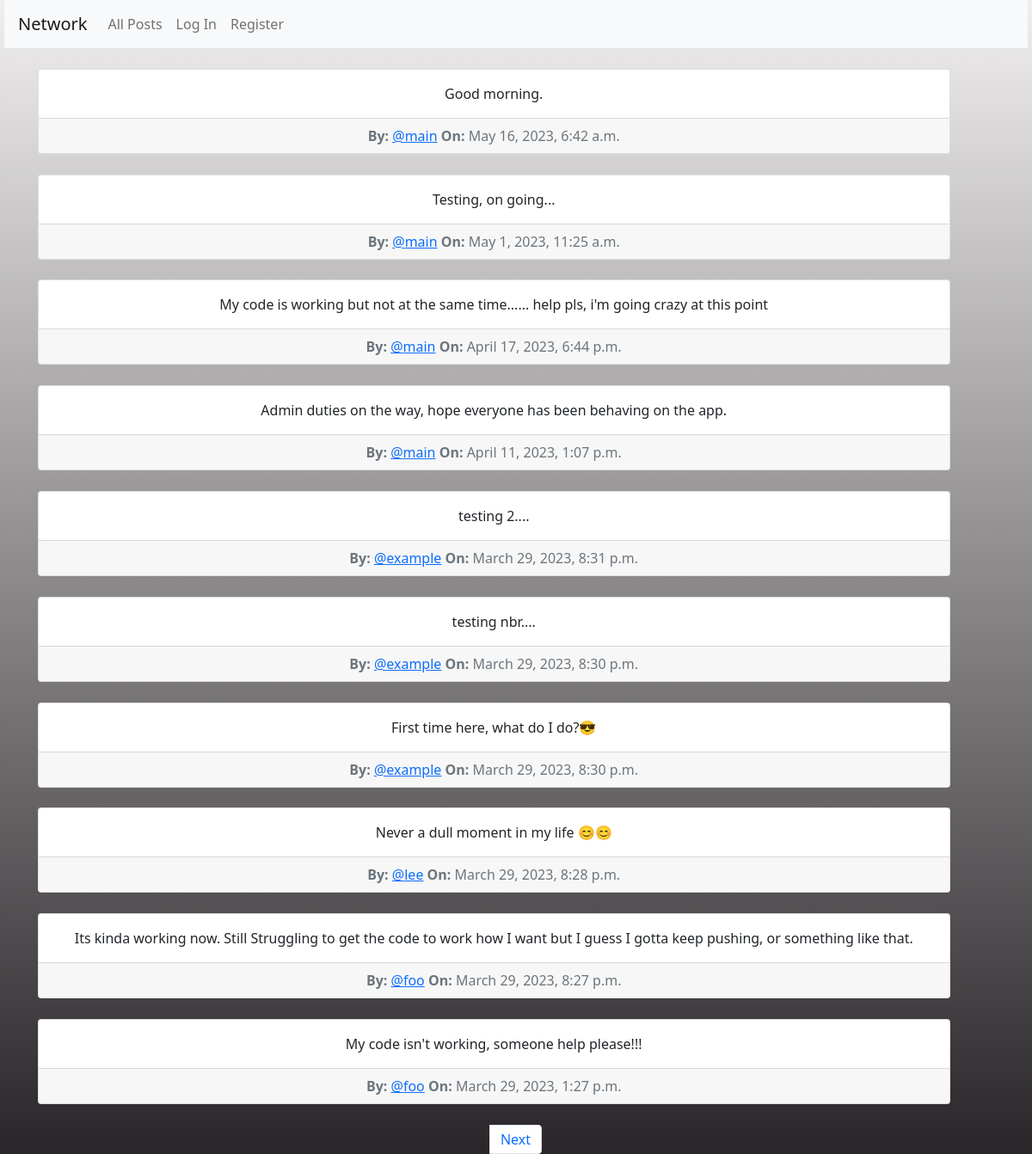
The page / on the database its author committed.
### network/models.py (models this page shows, shortened)
class Posts(models.Model):
    author = models.ForeignKey(User, on_delete=models.CASCADE, related_name="user")
    message = models.TextField(max_length=250)
    timeStamp = models.DateTimeField(auto_now_add=True)
    likes = models.IntegerField(default=0)

class User(AbstractUser):
    pass

### network/views.py (the view)
# urls.py: path("", views.index, name="index"),
def index(request):
    allpost = Posts.objects.all().order_by('-timeStamp')
    paginator = Paginator(allpost, 10)
    page_number = request.GET.get('page')
    page_obj = paginator.get_page(page_number)
    all_likes = Like.objects.all()
    posts_Liked = []
    try:
        for like in all_likes:
            if like.likedBy.id == request.user.id:
                posts_Liked.append(like.post_Liked.id)
    except:
        posts_Liked = []
    return render(request, "network/index.html", {
        "posts" : allpost,
        "page_obj" : page_obj,
        "posts_Liked" : posts_Liked
    })

### network/templates/network/index.html (shortened to what this page needs)
{% extends "network/layout.html" %}
{% load static %}
{% block body %}
    {% for post in page_obj %}
        <div id="eachPost" class="col-11">
            <div class="card text-center">
                <div class="card-body">
                    <p class="card-text" id="content_{{post.id}}" >{{post.message}} </p>
                </div>
                <div class="card-footer text-muted">
                    <strong>By: </strong>
                    <a href="{% url 'profile' post.author_id %}">@{{post.author}}</a>
                    <strong>On: </strong>{{post.timeStamp}}
                </div>
            </div>
        </div>
        {% endfor %}
        <nav aria-label="Page navigation example">
            <ul class="pagination justify-content-center">
              <li class="page-item">
                {% if page_obj.has_next %}
                    <a class="page-link" href="?page={{ page_obj.next_page_number }}">Next</a>
                {% endif %}
              </li>
            </ul>
          </nav>
{% endblock %}

### network/static/network/styles.css (style rules this page uses)
html { height:100% }
body { height: 100%; padding-left: 5px; padding-right: 5px; background-image: linear-gradient( #f0eeee, rgb(41, 37, 41)); margin: 0; background-repeat: no-repeat; background-attachment: fixed; }
* { box-sizing: border-box; }
#eachPost { margin: 2%; }

### rows shown on the page
Posts: message "Good morning.", author "main", timeStamp "May 16, 2023, 6:42 a.m."
Posts: message "Testing, on going...", author "main", timeStamp "May 1, 2023, 11:25 a.m."
Posts: message "My code is working but not at the same time...... help pls, i'm going crazy at this point", author "main", timeStamp "April 17, 2023, 6:44 p.m."
Posts: message "Admin duties on the way, hope everyone has been behaving on the app.", author "main", timeStamp "April 11, 2023, 1:07 p.m."
Posts: message "testing 2....", author "example", timeStamp "March 29, 2023, 8:31 p.m."
Posts: message "testing nbr....", author "example", timeStamp "March 29, 2023, 8:30 p.m."
Posts: message "First time here, what do I do?😎", author "example", timeStamp "March 29, 2023, 8:30 p.m."
Posts: message "Never a dull moment in my life 😊😊", author "lee", timeStamp "March 29, 2023, 8:28 p.m."
Posts: message "Its kinda working now. Still Struggling to get the code to work how I want but I guess I gotta keep pushing, or something like that.", author "foo", timeStamp "March 29, 2023, 8:27 p.m."
Posts: message "My code isn't working, someone help please!!!", author "foo", timeStamp "March 29, 2023, 1:27 p.m."
